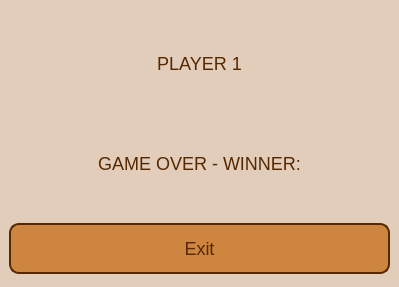
<?xml version="1.0" encoding="UTF-8"?>
<ui version="4.0">
 <class>GameOver</class>
 <widget class="QDialog" name="GameOver">
  <property name="geometry">
   <rect>
    <x>0</x>
    <y>0</y>
    <width>399</width>
    <height>287</height>
   </rect>
  </property>
  <property name="windowTitle">
   <string>Dialog</string>
  </property>
  <property name="styleSheet">
   <string notr="true">*{
font-size:18px;
font-family: &quot;fantasy&quot;;
background:#E2CDBB;
color:#552800
}
QPushButton:pressed { background-color: #796A5D; }
QPushButton
{
height:47px;
width:120px;
color:#552800;
border-radius:15px;
background:#cd853f;
border-style: solid;
border-width: 2px;
border-radius: 10px;

}


</string>
  </property>
  <widget class="QWidget" name="gridLayoutWidget">
   <property name="geometry">
    <rect>
     <x>9</x>
     <y>9</y>
     <width>381</width>
     <height>281</height>
    </rect>
   </property>
   <layout class="QGridLayout" name="gridLayout">
    <item row="2" column="0">
     <widget class="QPushButton" name="pushButton">
      <property name="text">
       <string>Exit</string>
      </property>
     </widget>
    </item>
    <item row="1" column="0">
     <widget class="QLabel" name="scoreLabel">
      <property name="maximumSize">
       <size>
        <width>16777215</width>
        <height>80</height>
       </size>
      </property>
      <property name="text">
       <string>GAME OVER - WINNER:</string>
      </property>
      <property name="alignment">
       <set>Qt::AlignCenter</set>
      </property>
     </widget>
    </item>
    <item row="0" column="0">
     <widget class="QLabel" name="winnerLabel">
      <property name="maximumSize">
       <size>
        <width>16777215</width>
        <height>80</height>
       </size>
      </property>
      <property name="text">
       <string>PLAYER 1</string>
      </property>
      <property name="alignment">
       <set>Qt::AlignCenter</set>
      </property>
     </widget>
    </item>
   </layout>
  </widget>
 </widget>
 <resources/>
 <connections/>
</ui>
